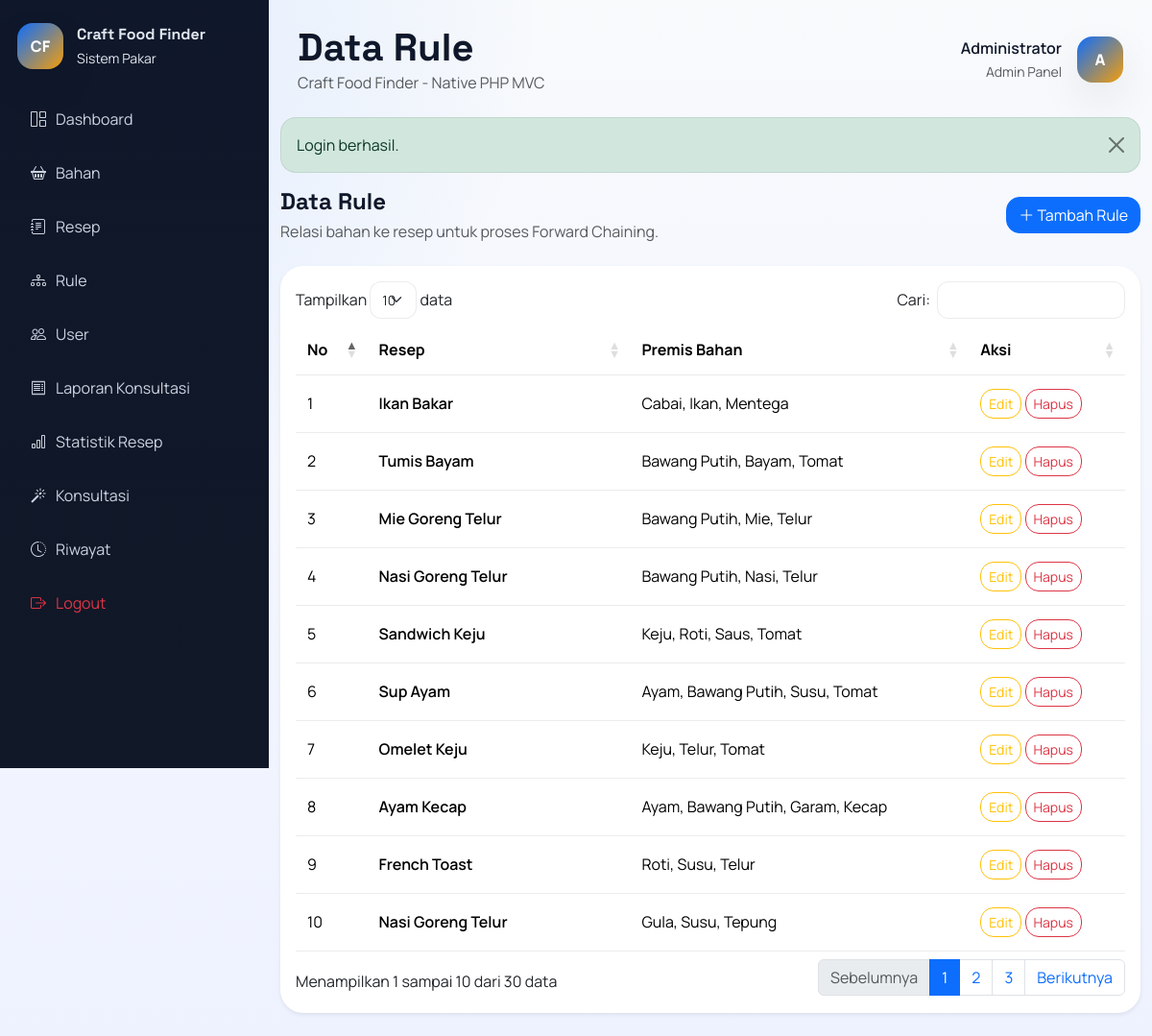
Screenshot of /index.php?route=rule/index (signed in) with the database file from the repository.
### tables this page shows
CREATE TABLE rules (
    id INT AUTO_INCREMENT PRIMARY KEY,
    recipe_id INT NOT NULL,
    CONSTRAINT fk_rules_recipe FOREIGN KEY (recipe_id) REFERENCES recipes(id) ON DELETE CASCADE
);

CREATE TABLE recipes (
    id INT AUTO_INCREMENT PRIMARY KEY,
    nama_resep VARCHAR(150) NOT NULL,
    deskripsi TEXT NULL,
    langkah_memasak TEXT NOT NULL,
    gambar VARCHAR(255) NULL
);

### app/core/BaseController.php (called while the page is built, shortened)
<?php
class BaseController
{
    protected function render(string $view, array $data = [], string $layout = 'user'): void
    {
        extract($data);
        $viewFile = __DIR__ . '/../../views/' . $view . '.php';
        require $viewFile;
    }
}

### app/controllers/RuleController.php (called while the page is built, shortened)
<?php
class RuleController extends BaseController
{
    public function index(): void
    {
        $this->render('admin/rules/index', [
            'title' => 'Data Rule',
            'rules' => $this->ruleModel->allWithDetails(),
        ], 'admin');
    }
}

### public/index.php (called while the page is built, shortened)
<?php
$route = $_GET['route'] ?? '';
[$controllerSegment, $action] = array_pad(explode('/', $route, 2), 2, 'index');
$controller = new $controllerName();
$action = $action ?: 'index';
$controller->{$action}();

### app/config/config.php (called while the page is built, shortened)
<?php
return [
    'app_name' => 'Craft Food Finder',
    'app_url' => rtrim((string) (getenv('APP_URL') ?: 'http://localhost:8080'), '/'),
    'session_name' => 'craft_food_finder_session',
    'db_host' => getenv('DB_HOST') ?: 'mysql',
    'db_port' => getenv('DB_PORT') ?: '3306',
    'db_name' => getenv('DB_DATABASE') ?: 'craft_food_finder',
    'db_user' => getenv('DB_USERNAME') ?: 'root',
    'db_pass' => getenv('DB_PASSWORD') ?: 'secret',
    'db_charset' => 'utf8mb4',
    'upload_dir' => __DIR__ . '/../../public/assets/uploads',
    'upload_url' => '/assets/uploads',
];

### app/config/database.php (called while the page is built, shortened)
<?php
function db(): PDO
{
    static $pdo = null;
    if ($pdo instanceof PDO) {
        return $pdo;
    }
    $config = require __DIR__ . '/config.php';
    $dsn = sprintf(
        'mysql:host=%s;port=%s;dbname=%s;charset=%s',
        $config['db_host'],
        $config['db_port'],
        $config['db_name'],
        $config['db_charset']
    );
    $pdo = new PDO($dsn, $config['db_user'], $config['db_pass'], [
        PDO::ATTR_ERRMODE => PDO::ERRMODE_EXCEPTION,
        PDO::ATTR_DEFAULT_FETCH_MODE => PDO::FETCH_ASSOC,
        PDO::ATTR_EMULATE_PREPARES => false,
    ]);
    return $pdo;
}

### app/helpers.php (called while the page is built, shortened)
<?php
function config(string $key, mixed $default = null): mixed
{
    global $config;
    return $config[$key] ?? $default;
}
function e(mixed $value): string
{
    return htmlspecialchars((string) $value, ENT_QUOTES, 'UTF-8');
}
function route_url(string $route = ''): string
{
    $base = rtrim(config('app_url', 'http://localhost:8080'), '/');
    return $base . '/index.php?route=' . $route;
}

### app/core/BaseModel.php (called while the page is built, shortened)
<?php
class BaseModel
{
    public function __construct()
    {
        $this->pdo = db();
    }
}

### app/models/RuleModel.php (called while the page is built, shortened)
<?php
class RuleModel extends BaseModel
{
    public function allWithDetails(): array
    {
        $stmt = $this->pdo->query('SELECT ru.id AS rule_id, ru.recipe_id, r.nama_resep, GROUP_CONCAT(i.id ORDER BY i.nama_bahan SEPARATOR ",") AS ingredient_ids, GROUP_CONCAT(i.nama_bahan ORDER BY i.nama_bahan SEPARATOR ", ") AS ingredient_names FROM rules ru INNER JOIN recipes r ON r.id = ru.recipe_id INNER JOIN rule_details rd ON rd.rule_id = ru.id INNER JOIN ingredients i ON i.id = rd.ingredient_id GROUP BY ru.id, ru.recipe_id, r.nama_resep ORDER BY ru.id DESC');
        $rules = $stmt->fetchAll();
        return $rules;
    }
}

### views/admin/rules/index.php (the view)
<div class="d-flex justify-content-between align-items-center mb-4">
    <div>
        <h2 class="h4 fw-bold mb-1">Data Rule</h2>
        <p class="text-muted mb-0">Relasi bahan ke resep untuk proses Forward Chaining.</p>
    </div>
    <a href="<?= route_url('rule/create') ?>" class="btn btn-primary"><i class="bi bi-plus-lg"></i> Tambah Rule</a>
</div>
<div class="card shadow-sm border-0">
    <div class="card-body">
        <div class="table-responsive">
            <table class="table table-hover align-middle data-table">
                <thead>
                    <tr>
                        <th>No</th>
                        <th>Resep</th>
                        <th>Premis Bahan</th>
                        <th>Aksi</th>
                    </tr>
                </thead>
                <tbody>
                    <?php foreach ($rules as $index => $rule): ?>
                        <tr>
                            <td><?= $index + 1 ?></td>
                            <td class="fw-semibold"><?= e($rule['nama_resep']) ?></td>
                            <td><?= e($rule['ingredient_names']) ?></td>
                            <td class="text-nowrap">
                                <a href="<?= route_url('rule/edit&id=' . $rule['rule_id']) ?>" class="btn btn-sm btn-outline-warning">Edit</a>
                                <a href="<?= route_url('rule/delete&id=' . $rule['rule_id']) ?>" class="btn btn-sm btn-outline-danger btn-delete">Hapus</a>
                            </td>
                        </tr>
                    <?php endforeach; ?>
                </tbody>
            </table>
        </div>
    </div>
</div>

### public/css/style.css (style rules this page uses)
:root { --bg: #f5f7fb; --surface: #ffffff; --surface-2: #0f172a; --primary: #0d6efd; --primary-2: #1d4ed8; --accent: #f59e0b; --text: #0f172a; --muted: #64748b; --border: rgba(15, 23, 42, 0.08); --shadow: 0 18px 45px rgba(15, 23, 42, 0.08); }
* { box-sizing: border-box; }
body { margin: 0; font-family: 'Manrope', 'Segoe UI', sans-serif; background: radial-gradient(circle at top left, rgba(13, 110, 253, 0.12), transparent 35%), linear-gradient(180deg, #f8fafc 0%, #eef2ff 100%); color: var(--text); }
h1, h2, h3, h4, h5, .navbar-brand, .brand-title { font-family: 'Space Grotesk', 'Segoe UI', sans-serif; }
a { text-decoration: none; }
.card, .table, .form-control, .form-select, .list-group-item, .alert { border-color: var(--border) !important; }
.card { border-radius: 24px; }
.table > :not(caption) > * > * { padding: 14px 12px; }
.btn { border-radius: 14px; }

### rows the page displays
rules: recipe.nama_resep "Ikan Bakar", ingredient_names "Cabai, Ikan, Mentega"
rules: recipe.nama_resep "Tumis Bayam", ingredient_names "Bawang Putih, Bayam, Tomat"
rules: recipe.nama_resep "Mie Goreng Telur", ingredient_names "Bawang Putih, Mie, Telur"
rules: recipe.nama_resep "Nasi Goreng Telur", ingredient_names "Bawang Putih, Nasi, Telur"
rules: recipe.nama_resep "Sandwich Keju", ingredient_names "Keju, Roti, Saus, Tomat"
rules: recipe.nama_resep "Sup Ayam", ingredient_names "Ayam, Bawang Putih, Susu, Tomat"
rules: recipe.nama_resep "Omelet Keju", ingredient_names "Keju, Telur, Tomat"
rules: recipe.nama_resep "Ayam Kecap", ingredient_names "Ayam, Bawang Putih, Garam, Kecap"
rules: recipe.nama_resep "French Toast", ingredient_names "Roti, Susu, Telur"
rules: recipe.nama_resep "Nasi Goreng Telur", ingredient_names "Gula, Susu, Tepung"

### other values shown
config('app_name') "Craft Food Finder"
$title "Data Rule"
auth_user()['nama'] "Administrator"
substr((string) (auth_user()['nama'] ?? 'A'), 0, 1) "A"
$message "Login berhasil."
